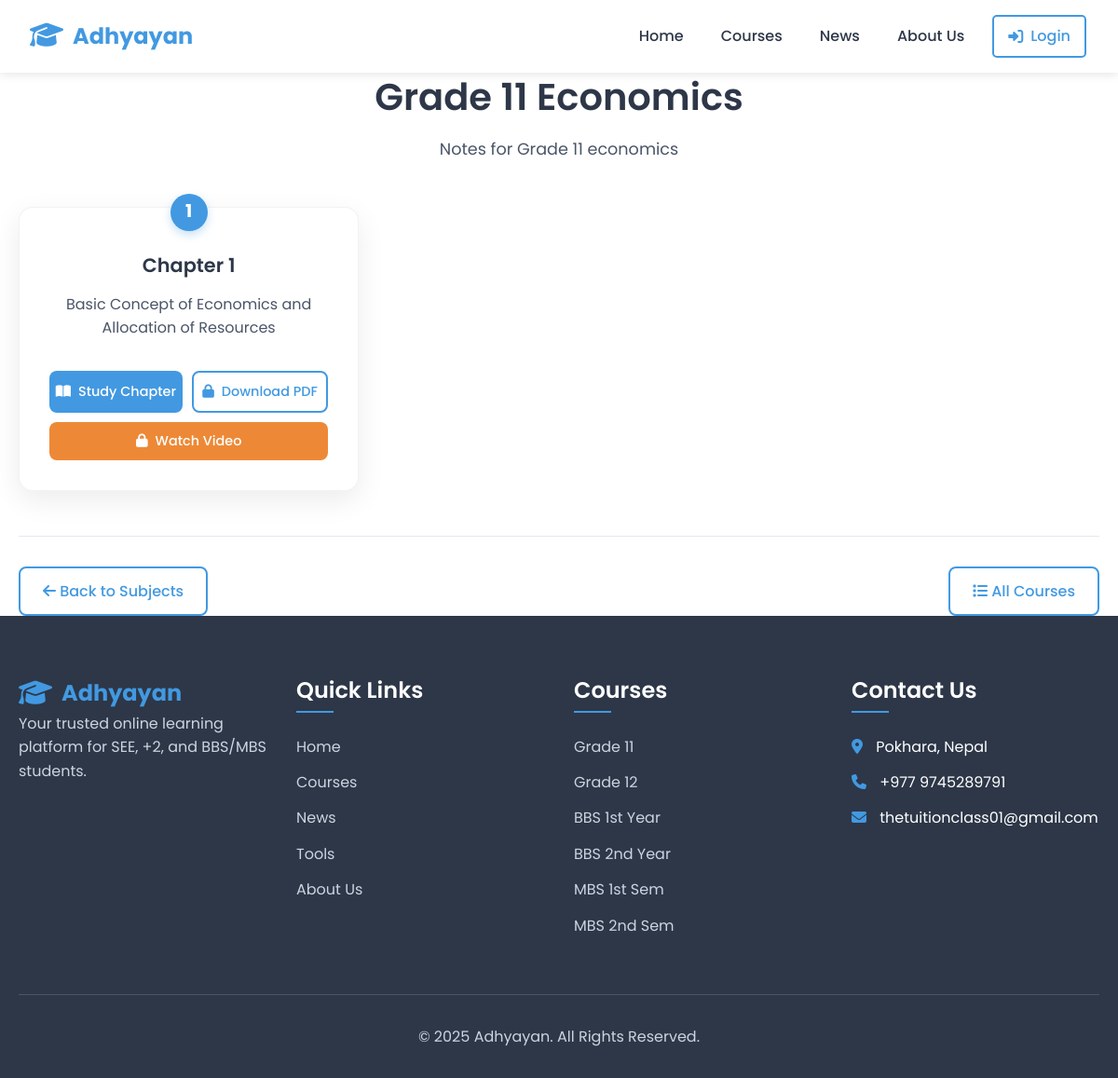
The app's page /courses/grade-11/grade-11-economics/ with its own data.
### notes/models.py (models this page shows, shortened)
class Subject(models.Model):
    course = models.ForeignKey(
        Course,
        on_delete=models.CASCADE,
        related_name='subjects',
        help_text="Select which course this subject belongs to"
    )
    title = models.CharField(max_length=200)
    slug = models.SlugField(help_text="URL-friendly version of title")
    description = models.TextField(blank=True, help_text="Subject description")
    display_order = models.IntegerField(
        default=0,
        help_text="Order in which subjects appear (lower number = first)"
    )
    is_active = models.BooleanField(
        default=True,
        help_text="Uncheck to hide subject from website"
    )
    created_at = models.DateTimeField(auto_now_add=True)
    updated_at = models.DateTimeField(auto_now=True)
    class Meta:
        ordering = ['display_order', 'title']
        unique_together = ['course', 'slug']  # Same slug can't repeat in same course

class Chapter(models.Model):
    subject = models.ForeignKey(
        Subject,
        on_delete=models.CASCADE,
        related_name='chapters',
        help_text="Select which subject this chapter belongs to"
    )
    title = models.CharField(max_length=200)
    slug = models.SlugField(help_text="URL-friendly version of title")
    content = models.TextField(
        blank=True,
        help_text="Chapter content (text only for now)"
    )
    pdf_file = models.FileField(
        upload_to='',
        blank=True,
        null=True,
        help_text="Upload PDF file for this chapter"
    )
    video_url = models.URLField(
        blank=True,
        null=True,
        help_text="Enter Google Drive/YouTube video link"
    )
    display_order = models.IntegerField(
        default=0,
        help_text="Order in which chapters appear (lower number = first)"
    )
    is_active = models.BooleanField(
        default=True,
        help_text="Uncheck to hide chapter from website"
    )
    created_at = models.DateTimeField(auto_now_add=True)
    updated_at = models.DateTimeField(auto_now=True)
    class Meta:
        ordering = ['display_order', 'title']
        unique_together = ['subject', 'slug']  # Same slug can't repeat in same subject

### notes/views.py (the view)
# urls.py: path('courses/<slug:course_slug>/<slug:subject_slug>/', views.subject_detail, name='subject_detail'),
def subject_detail(request, course_slug, subject_slug):
    course = get_object_or_404(Course, slug=course_slug, is_active=True)
    subject = get_object_or_404(Subject, slug=subject_slug, course=course, is_active=True)
    chapters = subject.chapters.filter(is_active=True).order_by('display_order', 'title')
    paginator = Paginator(chapters, 10)  # Show 10 chapters per page
    page_number = request.GET.get('page')
    page_obj = paginator.get_page(page_number)
    context = {
        'course': course,
        'subject': subject,
        'chapters': page_obj,  # Use page_obj instead of chapters
        'page_title': f"{subject.title} - {course.title}"
    }
    return render(request, 'courses/subject_detail.html', context)

### templates/courses/subject_detail.html (shortened to what this page needs)
{% extends 'base.html' %}
{% load static %}
{% block content %}
<div class="container">
    <div class="page-header">
        <h1 class="page-title">{{ subject.title }}</h1>
        <p class="page-subtitle">{{ subject.description }}</p>
    </div>
    <div class="chapters-grid">
        {% for chapter in chapters %}
        <div class="chapter-card">
            <div class="chapter-number">{{ forloop.counter }}</div>
            <h3 class="chapter-title">{{ chapter.title }}</h3>
            <p class="chapter-description">{{ chapter.content|truncatewords:15 }}</p>
            <div class="chapter-actions">
                {% if chapter.pdf_file %}
                <a href="{% url 'study_chapter' course.slug subject.slug chapter.slug %}" class="btn btn-primary">
                    <i class="fas fa-book-open"></i> Study Chapter
                </a>
                {% else %}
                <button class="btn btn-primary" disabled title="PDF not available yet">
                    <i class="fas fa-book-open"></i> Study Chapter
                </button>
                {% endif %}
                {% if chapter.pdf_file %}
                    {% if user.is_authenticated and user.profile.is_premium %}
                    <a href="{{ chapter.pdf_file.url }}"
                       class="btn btn-secondary"
                       target="_blank"
                       download="{{ chapter.title|slugify }}.pdf">
                        <i class="fas fa-file-pdf"></i> Download PDF
                    </a>
                    {% else %}
                    <button type="button"
                            class="btn btn-secondary premium-locked"
                            data-chapter-title="{{ chapter.title }}">
                        <i class="fas fa-lock"></i> Download PDF
                    </button>
                    {% endif %}
                {% else %}
                <button class="btn btn-secondary" disabled title="PDF not available yet">
                    <i class="fas fa-file-pdf"></i> Download PDF
                </button>
                {% endif %}
                {% if chapter.video_url %}
                    {% if user.is_authenticated and user.profile.is_premium %}
                    <a href="{{ chapter.video_url }}" class="btn btn-accent" target="_blank">
                        <i class="fas fa-video"></i> Watch Video
                    </a>
                    {% else %}
                    <button type="button"
                            class="btn btn-accent premium-locked"
                            data-chapter-title="{{ chapter.title }}">
                        <i class="fas fa-lock"></i> Watch Video
                    </button>
                    {% endif %}
                {% else %}
                <button class="btn btn-accent" disabled title="Video not available yet">
                    <i class="fas fa-video"></i> Watch Video
                </button>
                {% endif %}
            </div>
        </div>
        {% empty %}
        <div class="empty-chapters">
            <i class="fas fa-book fa-4x"></i>
            <h3>No Chapters Available Yet</h3>
            <p>Chapters will be added to this subject soon.</p>
        </div>
        {% endfor %}
    </div>
    <div class="subject-navigation mt-5">
        <a href="{% url 'course_detail' course.slug %}" class="btn btn-secondary">
            <i class="fas fa-arrow-left"></i> Back to Subjects
        </a>
        <a href="{% url 'courses_page' %}" class="btn btn-outline">
            <i class="fas fa-list"></i> All Courses
        </a>
    </div>
</div>
{% endblock %}

### frontend/static/css/style.css (style rules this page uses)
* { margin: 0; padding: 0; box-sizing: border-box; }
:root { --primary-color: #4299e1; --primary-dark: #3182ce; --secondary-color: #4a5568; --accent-color: #ed8936; --light-color: #f7fafc; --dark-color: #2d3748; --success-color: #48bb78; --warning-color: #ecc94b; --danger-color: #f56565; --gray-light: #e2e8f0; --gray: #a0aec0; --border-radius: 8px; --box-shadow: 0 4px 6px rgba(0, 0, 0, 0.1); --transition: all 0.3s ease; }
body { font-family: 'Poppins', sans-serif; line-height: 1.6; color: var(--dark-color); background-color: #fff; }
.container { width: 100%; max-width: 1200px; margin: 0 auto; padding: 0 20px; }
h1, h2, h3, h4, h5, h6 { font-weight: 600; line-height: 1.3; margin-bottom: 1rem; }
h1 { font-size: 2.5rem; }
h3 { font-size: 1.5rem; }
p { margin-bottom: 1rem; }
.btn { display: inline-block; padding: 12px 24px; border-radius: var(--border-radius); text-decoration: none; font-weight: 500; text-align: center; transition: var(--transition); cursor: pointer; border: none; font-family: inherit; }
.btn-primary { background-color: var(--primary-color); color: white; }
.btn-secondary { background-color: white; color: var(--primary-color); border: 2px solid var(--primary-color); }
.btn-outline { background-color: transparent; color: var(--primary-color); border: 2px solid var(--primary-color); }
:root { --primary-color: #4299e1; --primary-dark: #3182ce; --secondary-color: #4a5568; --accent-color: #ed8936; --light-color: #f7fafc; --dark-color: #2d3748; --gray-light: #e2e8f0; --gray: #a0aec0; --border-radius: 8px; --box-shadow: 0 4px 6px rgba(0, 0, 0, 0.1); --transition: all 0.3s ease; }
.btn-accent { background-color: var(--accent-color); color: white; border: none; }

### templates/courses/subject_detail.html (style rules this page uses)
.page-header { text-align: center; margin-bottom: 3rem; }
.page-title { font-size: 2.5rem; color: var(--dark-color); margin-bottom: 1rem; }
.page-subtitle { color: var(--secondary-color); max-width: 700px; margin: 0 auto; font-size: 1.1rem; }
.chapters-grid { display: grid; grid-template-columns: repeat(auto-fill, minmax(300px, 1fr)); gap: 2rem; margin-bottom: 3rem; }
.chapter-card { background: white; border-radius: 15px; padding: 2rem; box-shadow: 0 10px 30px rgba(0, 0, 0, 0.08); transition: all 0.3s ease; text-align: center; position: relative; border: 1px solid rgba(0, 0, 0, 0.05); }
.chapter-number { position: absolute; top: -15px; left: 50%; transform: translateX(-50%); width: 40px; height: 40px; background: var(--primary-color); color: white; border-radius: 50%; display: flex; align-items: center; justify-content: center; font-weight: bold; font-size: 1.2rem; box-shadow: 0 4px 10px rgba(66, 153, 225, 0.3); }
.chapter-title { margin-top: 1rem; margin-bottom: 1rem; color: var(--dark-color); font-size: 1.3rem; }
.chapter-description { color: var(--secondary-color); margin-bottom: 1.5rem; min-height: 60px; line-height: 1.6; }
.chapter-actions { display: flex; gap: 10px; justify-content: center; flex-wrap: wrap; }
.chapter-actions .btn { flex: 1; min-width: 120px; white-space: nowrap; display: flex; align-items: center; justify-content: center; gap: 8px; padding: 10px 15px; font-size: 0.9rem; }
.btn-accent { background-color: var(--accent-color); color: white; border: none; }
.subject-navigation { display: flex; justify-content: space-between; align-items: center; padding-top: 2rem; border-top: 1px solid var(--gray-light); }

### records on screen
Subject: title "Grade 11 Economics", description "Notes for Grade 11 economics"
Chapter: title "Chapter 1", content "Basic Concept of Economics and Allocation of Resources", shows "Study Chapter"
